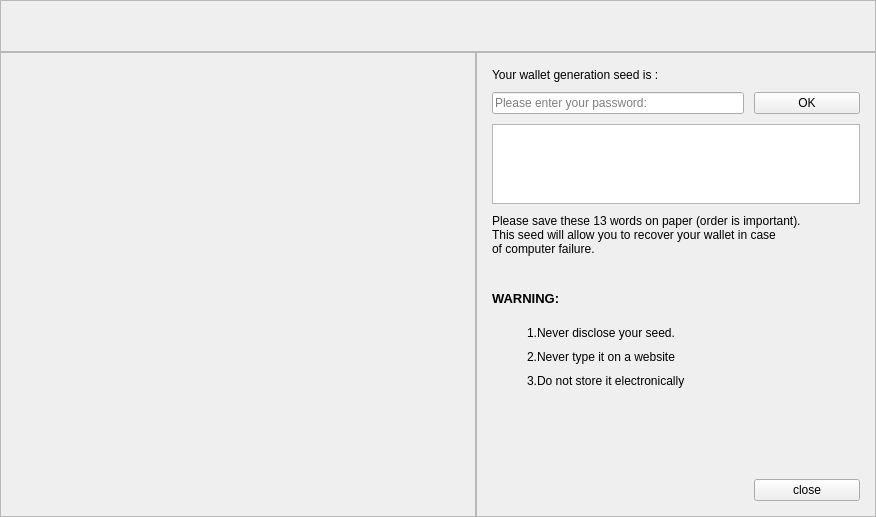
<?xml version="1.0" encoding="UTF-8"?>
<ui version="4.0">
 <class>getseedWD</class>
 <widget class="QWidget" name="getseedWD">
  <property name="geometry">
   <rect>
    <x>0</x>
    <y>0</y>
    <width>876</width>
    <height>517</height>
   </rect>
  </property>
  <property name="windowTitle">
   <string>Form</string>
  </property>
  <layout class="QVBoxLayout" name="verticalLayout">
   <property name="spacing">
    <number>0</number>
   </property>
   <property name="margin">
    <number>0</number>
   </property>
   <item>
    <widget class="QFrame" name="frame_top">
     <property name="minimumSize">
      <size>
       <width>0</width>
       <height>52</height>
      </size>
     </property>
     <property name="maximumSize">
      <size>
       <width>16777215</width>
       <height>52</height>
      </size>
     </property>
     <property name="frameShape">
      <enum>QFrame::StyledPanel</enum>
     </property>
     <property name="frameShadow">
      <enum>QFrame::Raised</enum>
     </property>
    </widget>
   </item>
   <item>
    <layout class="QHBoxLayout" name="horizontalLayout_4">
     <property name="spacing">
      <number>0</number>
     </property>
     <item>
      <widget class="QFrame" name="frame_left">
       <property name="frameShape">
        <enum>QFrame::StyledPanel</enum>
       </property>
       <property name="frameShadow">
        <enum>QFrame::Raised</enum>
       </property>
      </widget>
     </item>
     <item>
      <widget class="QFrame" name="frame_rigth">
       <property name="minimumSize">
        <size>
         <width>400</width>
         <height>0</height>
        </size>
       </property>
       <property name="maximumSize">
        <size>
         <width>400</width>
         <height>16777215</height>
        </size>
       </property>
       <property name="frameShape">
        <enum>QFrame::StyledPanel</enum>
       </property>
       <property name="frameShadow">
        <enum>QFrame::Raised</enum>
       </property>
       <layout class="QVBoxLayout" name="verticalLayout_2">
        <property name="spacing">
         <number>10</number>
        </property>
        <property name="margin">
         <number>15</number>
        </property>
        <item>
         <widget class="QLabel" name="label">
          <property name="text">
           <string>Your wallet generation seed is :</string>
          </property>
         </widget>
        </item>
        <item>
         <layout class="QHBoxLayout" name="horizontalLayout_3">
          <property name="spacing">
           <number>10</number>
          </property>
          <item>
           <widget class="QLineEdit" name="led_seed_password">
            <property name="echoMode">
             <enum>QLineEdit::Password</enum>
            </property>
            <property name="placeholderText">
             <string>Please enter your password: </string>
            </property>
           </widget>
          </item>
          <item>
           <widget class="QPushButton" name="btn_seed_password">
            <property name="minimumSize">
             <size>
              <width>106</width>
              <height>0</height>
             </size>
            </property>
            <property name="maximumSize">
             <size>
              <width>106</width>
              <height>16777215</height>
             </size>
            </property>
            <property name="text">
             <string>OK</string>
            </property>
           </widget>
          </item>
         </layout>
        </item>
        <item>
         <widget class="QTextEdit" name="ted_setting_getseed">
          <property name="minimumSize">
           <size>
            <width>0</width>
            <height>80</height>
           </size>
          </property>
          <property name="maximumSize">
           <size>
            <width>16777215</width>
            <height>80</height>
           </size>
          </property>
         </widget>
        </item>
        <item>
         <widget class="QLabel" name="label_2">
          <property name="text">
           <string>Please save these 13 words on paper (order is important). 
This seed will allow you to recover your wallet in case 
of computer failure.</string>
          </property>
         </widget>
        </item>
        <item>
         <widget class="QLabel" name="label_3">
          <property name="minimumSize">
           <size>
            <width>0</width>
            <height>40</height>
           </size>
          </property>
          <property name="font">
           <font>
            <pointsize>10</pointsize>
            <weight>75</weight>
            <bold>true</bold>
           </font>
          </property>
          <property name="text">
           <string>WARNING: </string>
          </property>
          <property name="alignment">
           <set>Qt::AlignBottom|Qt::AlignLeading|Qt::AlignLeft</set>
          </property>
         </widget>
        </item>
        <item>
         <layout class="QVBoxLayout" name="verticalLayout_3">
          <property name="leftMargin">
           <number>35</number>
          </property>
          <property name="topMargin">
           <number>10</number>
          </property>
          <item>
           <widget class="QLabel" name="label_4">
            <property name="text">
             <string>1.Never disclose your seed.</string>
            </property>
           </widget>
          </item>
          <item>
           <widget class="QLabel" name="label_5">
            <property name="text">
             <string>2.Never type it on a website</string>
            </property>
           </widget>
          </item>
          <item>
           <widget class="QLabel" name="label_6">
            <property name="text">
             <string>3.Do not store it electronically</string>
            </property>
           </widget>
          </item>
         </layout>
        </item>
        <item>
         <spacer name="verticalSpacer">
          <property name="orientation">
           <enum>Qt::Vertical</enum>
          </property>
          <property name="sizeHint" stdset="0">
           <size>
            <width>20</width>
            <height>40</height>
           </size>
          </property>
         </spacer>
        </item>
        <item>
         <layout class="QHBoxLayout" name="horizontalLayout">
          <item>
           <spacer name="horizontalSpacer">
            <property name="orientation">
             <enum>Qt::Horizontal</enum>
            </property>
            <property name="sizeHint" stdset="0">
             <size>
              <width>40</width>
              <height>20</height>
             </size>
            </property>
           </spacer>
          </item>
          <item>
           <widget class="QPushButton" name="btn_seed_close">
            <property name="minimumSize">
             <size>
              <width>106</width>
              <height>0</height>
             </size>
            </property>
            <property name="maximumSize">
             <size>
              <width>106</width>
              <height>16777215</height>
             </size>
            </property>
            <property name="text">
             <string>close</string>
            </property>
           </widget>
          </item>
         </layout>
        </item>
       </layout>
      </widget>
     </item>
    </layout>
   </item>
  </layout>
 </widget>
 <resources/>
 <connections/>
</ui>
